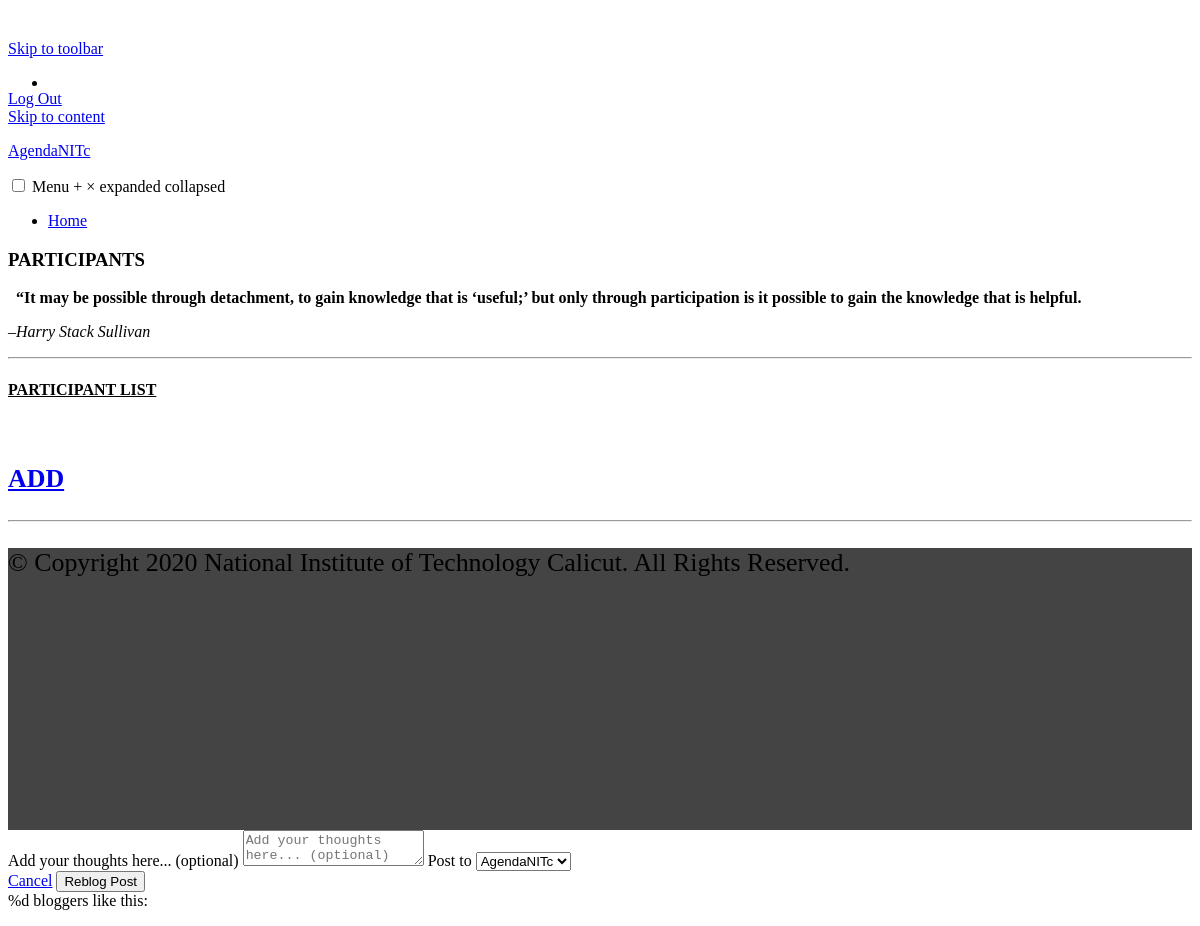
The page /participants on the database as committed earlier.
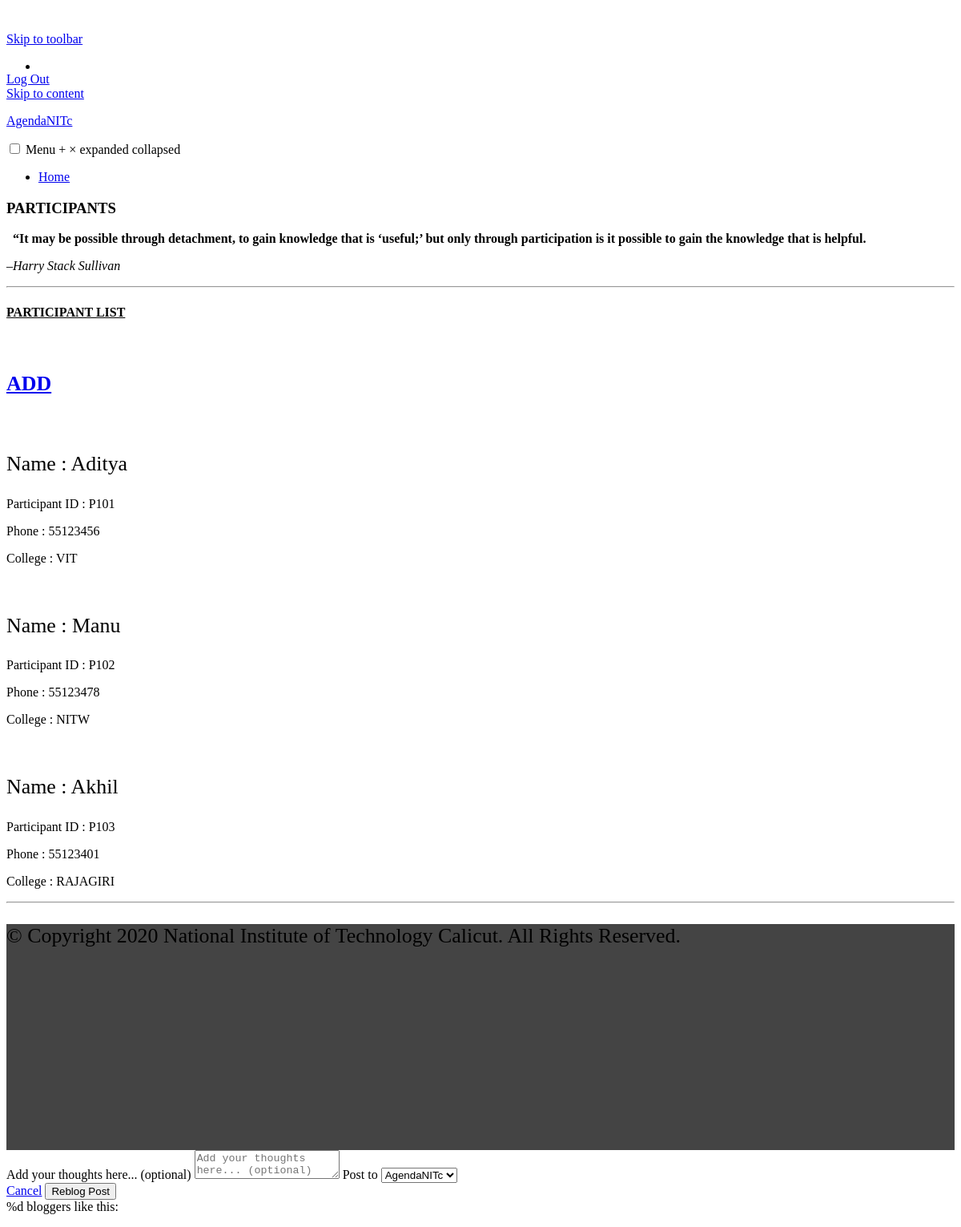
The same page on the database as committed later.
### tables this page shows
CREATE TABLE Participants(Pid VARCHAR(10) PRIMARY KEY , 
Phone INTEGER, College VARCHAR(20), Name VARCHAR(20));

### app.py (the view)
@app.route("/participants")
def allparticipants():
    conn = get_db_connection()
    participants = conn.execute('SELECT * FROM Participants').fetchall()
    conn.close()
    return render_template('participants2.html', participants = participants)

### app.py (called while the page is built)
def get_db_connection():
    conn = sqlite3.connect('MainDatabase.db')
    conn.row_factory = sqlite3.Row #row wise access, treats rows like python dictionaries
    return conn

### templates/participants2.html (shortened to what this page needs)
<!doctype html>
<html lang="en">
<head>
    <link rel='stylesheet' id='all-css-0-1' href='https://s0.wp.com/_static/??-eJydkttuwyAMhl9ohPUUbRfTnoXTEjecBGZZ3n4O7aIqraJqNwib//sNNnyMTAWPxiN3hUVbOvCZj1EFx7IDa6ZV1KicX/hjLBeZVYKIECj6CtaGcUvfh2+TmCxSWkM0TtYscvDKFk1pSnAtcg9kkBsH/l5yzhzpfJDhZ9ls1bUwzJTBKNTAanQn/9N2hUJpUkcnyfD35tTsuSxgNZc2VFwmkabV9f9tg71xz9hU6uYRYgoFWZdAP32TlUUSCL5bz2GNq3DF9vSEA9eQccmxx+hN54WmATIp0vVTLfEFAu4D1kEvmy23uZWUd1HgrHBGgzCW+udxC7uUljImkzOj1UFxrDa+lvt0H7v29W3Xtsfj6fwLTGQs6g==?cssminify=yes'
        type='text/css' media='all' />
    <link rel='stylesheet' id='all-css-2-1' href='https://s0.wp.com/wp-content/mu-plugins/comment-likes/css/comment-likes.css?m=1407378799h&cssminify=yes' type='text/css' media='all' />
    <link rel='stylesheet' id='print-css-3-1' href='https://s0.wp.com/wp-content/themes/pub/varia/print.css?m=1571655471h&cssminify=yes' type='text/css' media='print' />
    <link rel='stylesheet' id='all-css-4-1' href='https://s0.wp.com/_static/??-eJx9jUsOwjAMRC+EcUFQiQXiLGnqBkMSR4nTitvTig0/deeR35vBKYGVqBQV9UqBCqbaoZWqwpmw6MPT1paywf/kaDIb5GhfKEzJSvgRQoXkq+NYcOLekRakOn/lzgTeTKgUkjc6l/5ffCtwJODFGmWJHwEGbzivqVGWBdMHjtCZDON+jc7UeXHz6XCm3uKapFIgU5KsMEgO33lRL+G8a5tDe2qObXN7Al/RkDw=?cssminify=yes'
        type='text/css' media='all' />
    <link rel='stylesheet' id='all-css-6-1' href='https://s0.wp.com/_static/??/wp-content/themes/pub/coutoire/style.css,/wp-content/mu-plugins/admin-bar/masterbar-overrides/masterbar.css?m=1604690560j&cssminify=yes' type='text/css' media='all' />
    <link rel='stylesheet' id='all-css-8-1' href='https://s0.wp.com/_static/??-eJxti8sKgCAQAH8oW6KHdoi+xcTUWF1pjX4/OnSIOg0DM3BmYSgVmwrEQ2Q8XEgMmbiIFXXYgb3eQ3IPa8Ncwf/FZIJGgeToLZ+peBstg+/AIS0a72COU9OPUg69atV2AWWKN+I=?cssminify=yes' type='text/css' media='all'
    />
</head>
<body class="page-template-default page page-id-134 logged-in admin-bar no-customize-support wp-embed-responsive customizer-styles-applied singular image-filters-enabled hide-homepage-title highlander-enabled highlander-light">
    <div id="wpadminbar" class="nojq nojs ltr mobile">
        <a class="screen-reader-shortcut" href="#wp-toolbar" tabindex="1">Skip to toolbar</a>
        <a class="screen-reader-shortcut" href="https://agendanitc.wordpress.com/wp-login.php?action=logout&#038;_wpnonce=b71a8b1dec">Log Out</a>
    </div>
    <div id="page" class="site">
        <a class="skip-link screen-reader-text" href="#content">Skip to content</a>
        <header id="masthead" class="site-header alignfull">
            <div class="site-branding">
                <p class="site-title"><a href="https://agendanitc.wordpress.com/" rel="home">AgendaNITc</a></p>
            </div>
            <nav id="site-navigation" class="main-navigation" aria-label="Main Navigation">
                <input type="checkbox" role="button" aria-haspopup="true" id="toggle" class="hide-visually">
                <label for="toggle" id="toggle-menu" class="button">
						Menu						<span class="dropdown-icon open">+</span>
						<span class="dropdown-icon close">&times;</span>
						<span class="hide-visually expanded-text">expanded</span>
						<span class="hide-visually collapsed-text">collapsed</span>
					</label>
                <div class="menu-primary-container">
                    <ul id="menu-primary" class="main-menu" aria-label="submenu">
                        <li id="menu-item-14" class="menu-item menu-item-type-custom menu-item-object-custom menu-item-14"><a href="/">Home</a></li>
                    </ul>
                </div>
            </nav>
        </header>
        <div id="content" class="site-content">
            <section id="primary" class="content-area">
                <main id="main" class="site-main">
                    <article id="post-134" class="post-134 page type-page status-publish hentry entry">
                        <header class="entry-header responsive-max-width">
                            <h1 class="entry-title">PARTICIPANTS</h1>
                        </header>
                        <div class="entry-content">
                            <div class="wp-block-cover alignfull has-background-dim" style="background-image:url('https://agendanitc.files.wordpress.com/2020/12/people-1.png');">
                                <div class="wp-block-cover__inner-container">
                                    <p><strong>&nbsp;&nbsp;“It may be possible through detachment, to gain knowledge that is &#8216;useful;&#8217; but only through participation is it possible to gain the knowledge that is helpful.&nbsp;&nbsp;&nbsp;&nbsp;&nbsp;</strong></p>
                                    <p class="has-text-align-right">&#8211;<em>Harry Stack Sullivan</em></p>
                                </div>
                            </div>
                            <hr class="wp-block-separator" />
                            <div class="wp-block-group alignfull">
                                <div class="wp-block-group__inner-container">
                                    <h4 class="has-text-align-center"><span style="text-decoration:underline;">PARTICIPANT LIST</span></h4>
                                </div>
                            </div>
                            <a href = "{{url_for('newparticipant')}}">
                            <div class="wp-block-media-text alignwide has-media-on-the-right is-stacked-on-mobile" style="grid-template-columns:auto 15%;">
                                <figure class="wp-block-media-text__media">
                                        sizes="(max-width: 614px) 100vw, 614px" /></figure>
                                <div class="wp-block-media-text__content">
                                    <p class="has-text-align-right has-large-font-size"><strong>ADD</strong></p>
                                </div>
                            </div>
                        </a>
                            {% for participant in participants%}
                            <div class="wp-block-media-text alignwide is-stacked-on-mobile" style="grid-template-columns:15% auto;">
                                <figure class="wp-block-media-text__media">
                                        sizes="(max-width: 200px) 100vw, 200px" /></figure>
                                <div class="wp-block-media-text__content">
                                    <p class="has-large-font-size">Name : {{participant['Name']}}</p>
                                    <p>Participant ID : {{participant['Pid']}}</p>
                                    <p>Phone : {{participant['Phone']}}</p>
                                    <p>College : {{participant['College']}}</p>
                                </div>
                            </div>
                            {% endfor %}
                            <hr class="wp-block-separator" />
                            <div class="wp-block-cover alignfull has-foreground-background-color has-background-dim" style="min-height:282px;">
                                <div class="wp-block-cover__inner-container">
                                    <p class="has-text-align-center has-large-font-size">© Copyright 2020 National Institute of Technology Calicut. All Rights Reserved.</p>
                                </div>
                            </div>
                        </div>
                    </article>
                </main>
            </section>
        </div>
    </div>
    <div id="carousel-reblog-box">
        <form action="#" name="carousel-reblog">
            <label for="carousel-reblog-content" id="carousel-reblog-lblogcontent" class="screen-reader-text">Add your thoughts here... (optional)</label>
            <textarea id="carousel-reblog-content" name="carousel-reblog-content" placeholder="Add your thoughts here... (optional)"></textarea>
            <label for="carousel-reblog-to-blog-id" id="carousel-reblog-lblogid">Post to</label>
            <select name="carousel-reblog-to-blog-id" id="carousel-reblog-to-blog-id">
							<option value="187334966">AgendaNITc</option>
						</select>
            <div class="submit">
                <span class="canceltext"><a href="#" class="cancel">Cancel</a></span>
                <input type="submit" name="carousel-reblog-submit" class="button" id="carousel-reblog-submit" value="Reblog Post" />
            </div>
            <input type="hidden" id="_wpnonce" name="_wpnonce" value="697800db77" /><input type="hidden" name="_wp_http_referer" value="/participants/" /> </form>
    </div>
    <link rel='stylesheet' id='screen-css-0-2' href='https://s0.wp.com/wp-content/blog-plugins/launch-banner/style.css?m=1552400413h&cssminify=yes' type='text/css' media='screen' />
    <link rel='stylesheet' id='all-css-1-2' href='https://s0.wp.com/wp-content/mu-plugins/carousel/jetpack-carousel.css?m=1592560282h&cssminify=yes' type='text/css' media='all' />
    <div id='likes-other-gravatars'>
        <div class="likes-text"><span>%d</span> bloggers like this:</div>
    </div>
</body>
</html>

### templates/participants2.html (style rules this page uses)
.admin-bar { position: inherit !important; top: auto !important; }
:root { --wp--preset--color--primary: #0000FF; --wp--preset--color--secondary: #FF0000; --wp--preset--color--foreground: #444444; --wp--preset--color--background: #FFFFFF; --wp--preset--gradient--vivid-cyan-blue-to-vivid-purple: linear-gradient(135deg, rgba(6, 147, 227, 1) 0%, rgb(155, 81, 224) 100%); --wp--preset--gradient--light-green-cyan-to-vivid-green-cyan: linear-gradient(135deg, rgb(122, 220, 180) 0%, rgb(0, 208, 130) 100%); --wp--preset--gradient--luminous-vivid-amber-to-luminous-vivid-orange: linear-gradient(135deg, rgba(252, 185, 0, 1) 0%, rgba(255, 105, 0, 1) 100%); --wp--preset--gradient--luminous-vivid-orange-to-vivid-red: linear-gradient(135deg, rgba(255, 105, 0, 1) 0%, rgb(207, 46, 46) 100%); --wp--preset--gradient--very-light-gray-to-cyan-bluish-gray: linear-gradient(135deg, rgb(238, 238, 238) 0%, rgb(169, 184, 195) 100%); --wp--preset--gradient--cool-to-warm-spectrum: linear-gradient(135deg, rgb(74, 234, 220) 0%, rgb(151, 120, 209) 20%, rgb(207, 42, 186) 40%, rgb(238, 44, 130) 60%, rgb(251, 105, 98) 80%, rgb(254, 248, 76) 100%); --wp--preset--gradient--blush-light-purple: linear-gradient(135deg, rgb(255, 206, 236) 0%, rgb(152, 150, 240) 100%); --wp--preset--gradient--blush-bordeaux: linear-gradient(135deg, rgb(254, 205, 165) 0%, rgb(254, 45, 45) 50%, rgb(107, 0, 62) 100%); --wp--preset--gradient--luminous-dusk: linear-gradient(135deg, rgb(255, 203, 112) 0%, rgb(199, 81, 192) 50%, rgb(65, 88, 208) 100%); --wp--preset--gradient--pale-ocean: linear-gradient(135deg, rgb(255, 245, 203) 0%, rgb(182, 227, 212) 50%, rgb(51, 167, 181) 100%); --wp--preset--gradient--electric-grass: linear-gradient(135deg, rgb(202, 248, 128) 0%, rgb(113, 206, 126) 100%); --wp--preset--gradient--midnight: linear-gradient(135deg, rgb(2, 3, 129) 0%, rgb(40, 116, 252) 100%); --wp--preset--font-size--small: 15px; --wp--preset--font-size--normal: 18px; --wp--preset--font-size--large: 25.92px; --wp--preset--font-size--huge: 31.105px; --wp--preset--font-style--normal: normal; --wp--preset--font-style--italic: italic; --wp--preset--font-weight--100: 100; --wp--preset--font-weight--200: 200; --wp--preset--font-weight--300: 300; --wp--preset--font-weight--400: 400; --wp--preset--font-weight--500: 500; --wp--preset--font-weight--600: 600; --wp--preset--font-weight--700: 700; --wp--preset--font-weight--800: 800; --wp--preset--font-weight--900: 900; --wp--preset--text-decoration--underline: underline; --wp--preset--text-decoration--strikethrough: line-through; --wp--preset--text-transform--uppercase: uppercase; --wp--preset--text-transform--lowercase: lowercase; --wp--preset--text-transform--capitalize: capitalize; }
.has-foreground-background-color { background-color: #444444; }
.has-large-font-size { font-size: 25.92px; }
:root { --font-headings: Cabin; --font-base: Raleway; --font-headings-default: -apple-system, BlinkMacSystemFont, "Segoe UI", Roboto, Oxygen-Sans, Ubuntu, Cantarell, "Helvetica Neue", sans-serif; --font-base-default: -apple-system, BlinkMacSystemFont, "Segoe UI", Roboto, Oxygen-Sans, Ubuntu, Cantarell, "Helvetica Neue", sans-serif; }
#wpadminbar { display: none; }
html { margin-top: 32px !important; }

Rows that differ between the two databases and show on the page:
added Participants: Name "Aditya", Pid "P101", Phone "55123456", College "VIT"
added Participants: Name "Manu", Pid "P102", Phone "55123478", College "NITW"
added Participants: Name "Akhil", Pid "P103", Phone "55123401", College "RAJAGIRI"
